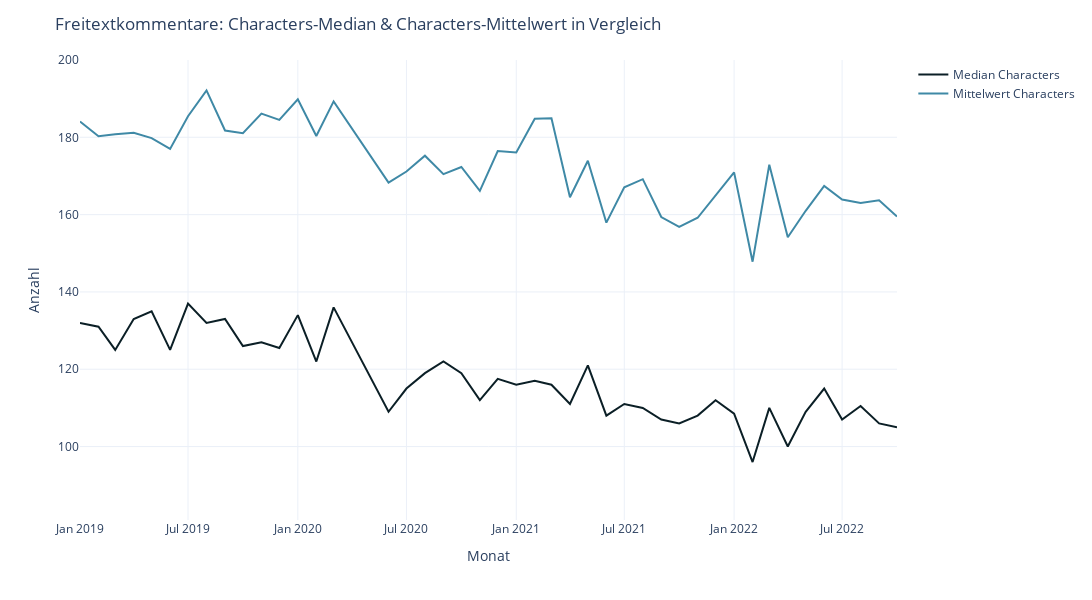

The notebook cell this image was saved under:
### Code cell
fig = px.line(df_text_character_counts_month,
              x="yearmonth",
              y=['Median Characters','Mittelwert Characters'],
              color_discrete_sequence=color_discrete_sequence,
              template=template)
fig.update_layout(
    title="Freitextkommentare: Characters-Median & Characters-Mittelwert in Vergleich",
    yaxis_title='Anzahl',
    xaxis_title='Monat',
    width=1200, 
    height=600,
    legend_title="")
fig.update_traces(line_width=2)
fig.update_yaxes(range=(81,200))



fig.show()

pio.write_image(fig,"images/fig-Characters-median-mittelwert.svg") #save fig as svg

### Figure 1 — Plotly figure (JSON) as saved in the notebook; plotly's stock layout.template omitted (floating-point values rounded to 4 significant figures)
{"data": [{"hovertemplate": "variable=Median Characters<br>yearmonth=%{x}<br>value=%{y}<extra></extra>", "legendgroup": "Median Characters", "line": {"color": "#0B1F26", "dash": "solid", "width": 2}, "marker": {"symbol": "circle"}, "mode": "lines", "name": "Median Characters", "orientation": "v", "showlegend": true, "type": "scatter", "x": ["2019-01-01T00:00:00", "2019-02-01T00:00:00", "2019-03-01T00:00:00", "2019-04-01T00:00:00", "2019-05-01T00:00:00", "2019-06-01T00:00:00", "2019-07-01T00:00:00", "2019-08-01T00:00:00", "2019-09-01T00:00:00", "2019-10-01T00:00:00", "2019-11-01T00:00:00", "2019-12-01T00:00:00", "2020-01-01T00:00:00", "2020-02-01T00:00:00", "2020-03-01T00:00:00", "2020-06-01T00:00:00", "2020-07-01T00:00:00", "2020-08-01T00:00:00", "2020-09-01T00:00:00", "2020-10-01T00:00:00", "2020-11-01T00:00:00", "2020-12-01T00:00:00", "2021-01-01T00:00:00", "2021-02-01T00:00:00", "2021-03-01T00:00:00", "2021-04-01T00:00:00", "2021-05-01T00:00:00", "2021-06-01T00:00:00", "2021-07-01T00:00:00", "2021-08-01T00:00:00", "2021-09-01T00:00:00", "2021-10-01T00:00:00", "2021-11-01T00:00:00", "2021-12-01T00:00:00", "2022-01-01T00:00:00", "2022-02-01T00:00:00", "2022-03-01T00:00:00", "2022-04-01T00:00:00", "2022-05-01T00:00:00", "2022-06-01T00:00:00", "2022-07-01T00:00:00", "2022-08-01T00:00:00", "2022-09-01T00:00:00", "2022-10-01T00:00:00"], "xaxis": "x", "y": [132, 131, 125, 133, 135, 125, 137, 132, 133, 126, 127, 125.5, 134, 122, 136, 109, 115, 119, 122, 119, 112, 117.5, 116, 117, 116, 111, 121, 108, 111, 110, 107, 106, 108, 112, 108.5, 96, 110, 100, 109, 115, 107, 110.5, 106, 105], "yaxis": "y"}, {"hovertemplate": "variable=Mittelwert Characters<br>yearmonth=%{x}<br>value=%{y}<extra></extra>", "legendgroup": "Mittelwert Characters", "line": {"color": "#3F89A6", "dash": "solid", "width": 2}, "marker": {"symbol": "circle"}, "mode": "lines", "name": "Mittelwert Characters", "orientation": "v", "showlegend": true, "type": "scatter", "x": ["2019-01-01T00:00:00", "2019-02-01T00:00:00", "2019-03-01T00:00:00", "2019-04-01T00:00:00", "2019-05-01T00:00:00", "2019-06-01T00:00:00", "2019-07-01T00:00:00", "2019-08-01T00:00:00", "2019-09-01T00:00:00", "2019-10-01T00:00:00", "2019-11-01T00:00:00", "2019-12-01T00:00:00", "2020-01-01T00:00:00", "2020-02-01T00:00:00", "2020-03-01T00:00:00", "2020-06-01T00:00:00", "2020-07-01T00:00:00", "2020-08-01T00:00:00", "2020-09-01T00:00:00", "2020-10-01T00:00:00", "2020-11-01T00:00:00", "2020-12-01T00:00:00", "2021-01-01T00:00:00", "2021-02-01T00:00:00", "2021-03-01T00:00:00", "2021-04-01T00:00:00", "2021-05-01T00:00:00", "2021-06-01T00:00:00", "2021-07-01T00:00:00", "2021-08-01T00:00:00", "2021-09-01T00:00:00", "2021-10-01T00:00:00", "2021-11-01T00:00:00", "2021-12-01T00:00:00", "2022-01-01T00:00:00", "2022-02-01T00:00:00", "2022-03-01T00:00:00", "2022-04-01T00:00:00", "2022-05-01T00:00:00", "2022-06-01T00:00:00", "2022-07-01T00:00:00", "2022-08-01T00:00:00", "2022-09-01T00:00:00", "2022-10-01T00:00:00"], "xaxis": "x", "y": [184.1, 180.3, 180.8, 181.2, 179.8, 177.0, 185.5, 192.1, 181.8, 181.0, 186.1, 184.5, 189.8, 180.4, 189.3, 168.3, 171.2, 175.2, 170.5, 172.3, 166.1, 176.5, 176.1, 184.8, 184.9, 164.5, 173.9, 157.9, 167.1, 169.2, 159.4, 156.8, 159.2, 165.1, 170.9, 147.8, 172.9, 154.1, 161.0, 167.4, 163.9, 163.0, 163.7, 159.5], "yaxis": "y"}], "layout": {"height": 600, "legend": {"title": {"text": ""}, "tracegroupgap": 0}, "margin": {"t": 60}, "title": {"text": "Freitextkommentare: Characters-Median & Characters-Mittelwert in Vergleich"}, "width": 1200, "xaxis": {"anchor": "y", "domain": [0, 1], "title": {"text": "Monat"}}, "yaxis": {"anchor": "x", "domain": [0, 1], "range": [81, 200], "title": {"text": "Anzahl"}}}}
